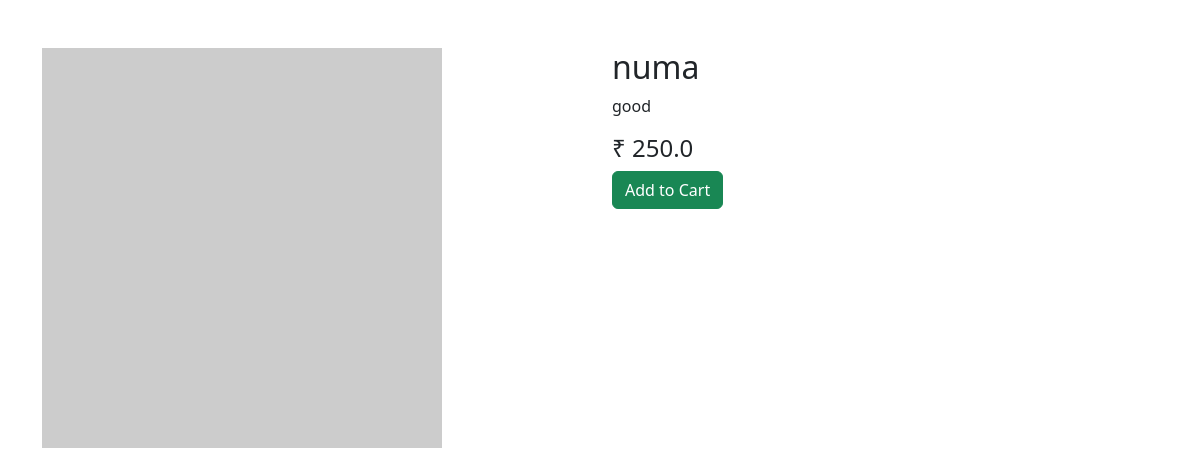
Page /product/1 on the committed database.
### models.py (models this page shows)
class Product(db.Model):
    id = db.Column(db.Integer, primary_key=True)
    name = db.Column(db.String(200))
    description = db.Column(db.Text)
    price = db.Column(db.Float)
    image = db.Column(db.String(200))
    category = db.Column(db.String(100))
    stock = db.Column(db.Integer)

### app.py (the view)
@app.route('/product/<int:product_id>')
def product_detail(product_id):
    product = Product.query.get(product_id)
    return render_template(
        "product_detail.html",
        product=product
    )

### templates/product_detail.html (shortened to what this page needs)
<!DOCTYPE html>
<html>
<head>
<link href="https://cdn.jsdelivr.net/npm/bootstrap@5.3.0/dist/css/bootstrap.min.css" rel="stylesheet">
</head>
<body>
<div class="container mt-5">
<div class="row">
<div class="col-md-6">
<img src="https://via.placeholder.com/400" class="img-fluid">
</div>
<div class="col-md-6">
<h2>{{product.name}}</h2>
<p>{{product.description}}</p>
<h4>₹ {{product.price}}</h4>
<a href="/add-to-cart/{{product.id}}" class="btn btn-success">
Add to Cart
</a>
</div>
</div>
</div>
</body>
</html>

### rows in the picture
Product: name "numa", description "good", price "250.0"
